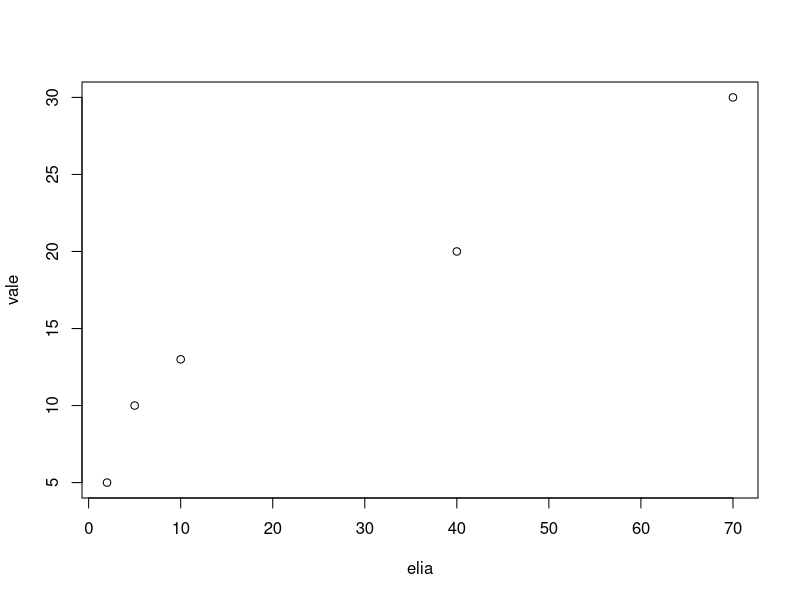
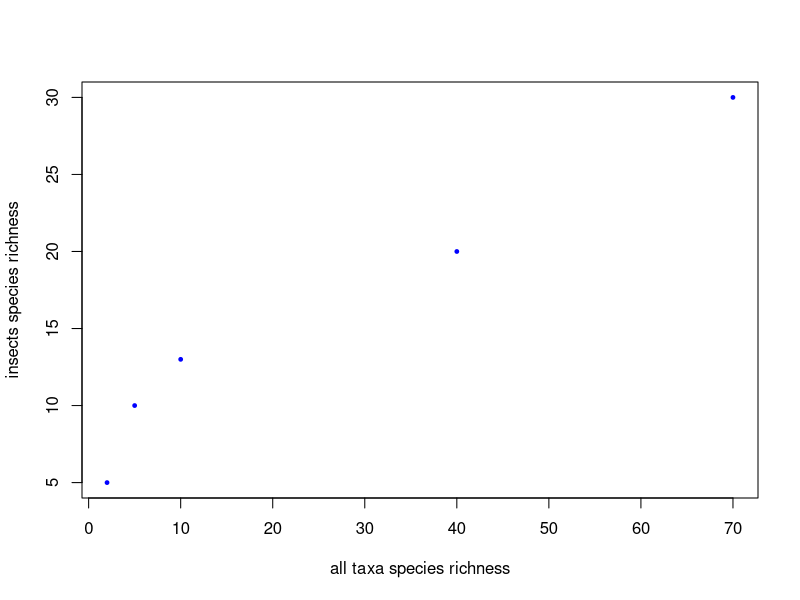
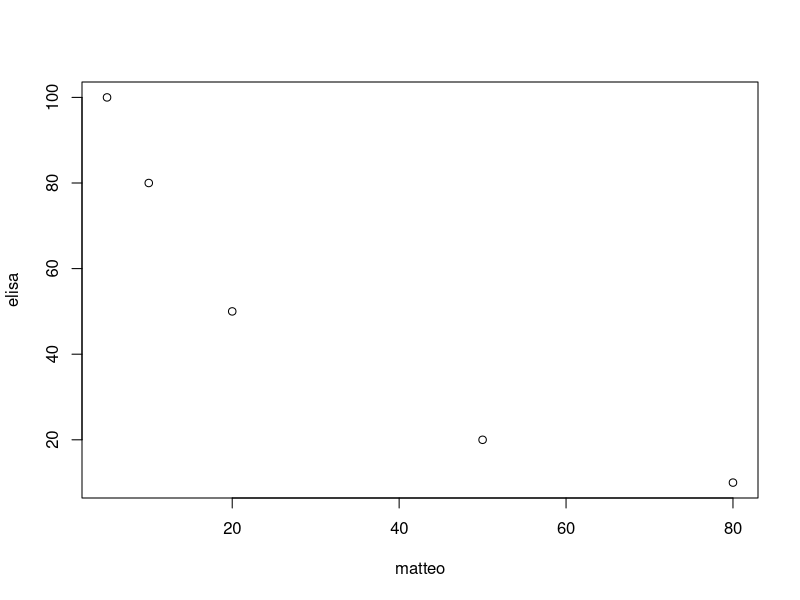
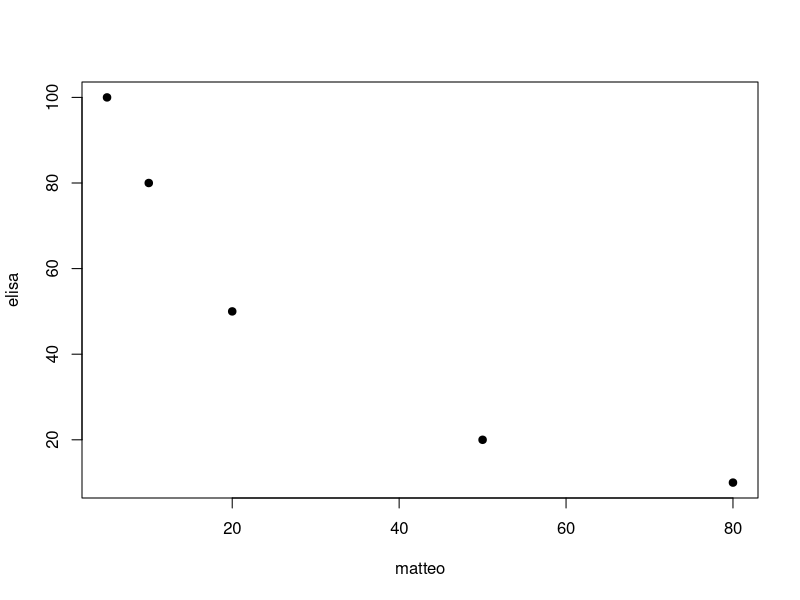

Here is the R script that generated these plots, in order:
# This is a comment and will help humans understand 

2 + 3

ant <- 2 + 3

marco <- 7 + 4

marco + ant

vale <- c(5, 10, 13, 20, 30) #samples of insect species richness

elia <- c(2, 5, 10, 40, 70) #species numbers of different taxa

plot(elia, vale) #graph about the two parameters

#If I want to change the point symbol I will use pch

plot(elia, vale, xlab="all taxa species richness", ylab="insects species richness", col="blue", pch=19, cex=.5)

#graph with names of axis (xlab, ylab), colored points (col), type of points (pch), size of points (cex)


#NEW SCRIPT 2026

#we are using the function c()
matteo <- c(5, 10, 20, 50, 80)  # an array is a set of elements: this is the array of mammal species

sum(5, 10) #YEA
sum (5, 10) #HELL NAW

elisa <- c(100, 80, 50, 20, 10) # an array of human deaths due to a disease

plot(matteo, elisa)

#changing the point character with pch()
plot(matteo, elisa, pch=19)
